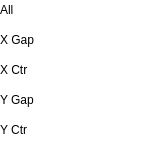
<?xml version="1.0" encoding="UTF-8"?>
<ui version="4.0">
 <class>Form</class>
 <widget class="QWidget" name="Form">
  <property name="geometry">
   <rect>
    <x>0</x>
    <y>0</y>
    <width>141</width>
    <height>142</height>
   </rect>
  </property>
  <property name="sizePolicy">
   <sizepolicy hsizetype="Ignored" vsizetype="Ignored">
    <horstretch>0</horstretch>
    <verstretch>0</verstretch>
   </sizepolicy>
  </property>
  <property name="windowTitle">
   <string>Slit status</string>
  </property>
  <property name="styleSheet">
   <string notr="true">background-color: rgb(255, 255, 255);</string>
  </property>
  <layout class="QVBoxLayout" name="verticalLayout">
   <property name="spacing">
    <number>0</number>
   </property>
   <property name="leftMargin">
    <number>0</number>
   </property>
   <property name="topMargin">
    <number>0</number>
   </property>
   <property name="rightMargin">
    <number>0</number>
   </property>
   <property name="bottomMargin">
    <number>0</number>
   </property>
   <item>
    <widget class="QFrame" name="frame">
     <property name="sizePolicy">
      <sizepolicy hsizetype="Fixed" vsizetype="Fixed">
       <horstretch>0</horstretch>
       <verstretch>0</verstretch>
      </sizepolicy>
     </property>
     <property name="minimumSize">
      <size>
       <width>141</width>
       <height>141</height>
      </size>
     </property>
     <property name="frameShape">
      <enum>QFrame::Box</enum>
     </property>
     <property name="frameShadow">
      <enum>QFrame::Plain</enum>
     </property>
     <property name="lineWidth">
      <number>0</number>
     </property>
     <widget class="QLabel" name="label_10">
      <property name="geometry">
       <rect>
        <x>0</x>
        <y>30</y>
        <width>41</width>
        <height>20</height>
       </rect>
      </property>
      <property name="text">
       <string>X Gap</string>
      </property>
      <property name="alignment">
       <set>Qt::AlignLeading|Qt::AlignLeft|Qt::AlignVCenter</set>
      </property>
     </widget>
     <widget class="QELabel" name="qelabel_15">
      <property name="geometry">
       <rect>
        <x>40</x>
        <y>0</y>
        <width>71</width>
        <height>20</height>
       </rect>
      </property>
      <property name="alignment">
       <set>Qt::AlignRight|Qt::AlignTrailing|Qt::AlignVCenter</set>
      </property>
      <property name="variable" stdset="0">
       <string>$(SLIT)IN_POSITION</string>
      </property>
      <property name="notation" stdset="0">
       <enum>QELabel::Scientific</enum>
      </property>
     </widget>
     <widget class="QESimpleShape" name="qesimpleshape_27">
      <property name="geometry">
       <rect>
        <x>120</x>
        <y>0</y>
        <width>21</width>
        <height>21</height>
       </rect>
      </property>
      <property name="colour0" stdset="0">
       <color>
        <red>255</red>
        <green>0</green>
        <blue>0</blue>
       </color>
      </property>
      <property name="colour1" stdset="0">
       <color>
        <red>0</red>
        <green>255</green>
        <blue>0</blue>
       </color>
      </property>
      <property name="variable" stdset="0">
       <string>$(SLIT)IN_POSITION</string>
      </property>
      <property name="displayAlarmStateOption" stdset="0">
       <enum>QESimpleShape::Never</enum>
      </property>
     </widget>
     <widget class="QELabel" name="qelabel_21">
      <property name="geometry">
       <rect>
        <x>40</x>
        <y>30</y>
        <width>71</width>
        <height>20</height>
       </rect>
      </property>
      <property name="alignment">
       <set>Qt::AlignRight|Qt::AlignTrailing|Qt::AlignVCenter</set>
      </property>
      <property name="variable" stdset="0">
       <string>$(SLIT)X_GAP_STATUS</string>
      </property>
      <property name="notation" stdset="0">
       <enum>QELabel::Scientific</enum>
      </property>
     </widget>
     <widget class="QESimpleShape" name="qesimpleshape_28">
      <property name="geometry">
       <rect>
        <x>120</x>
        <y>30</y>
        <width>21</width>
        <height>21</height>
       </rect>
      </property>
      <property name="colour0" stdset="0">
       <color>
        <red>255</red>
        <green>0</green>
        <blue>0</blue>
       </color>
      </property>
      <property name="colour1" stdset="0">
       <color>
        <red>0</red>
        <green>255</green>
        <blue>0</blue>
       </color>
      </property>
      <property name="variable" stdset="0">
       <string>$(SLIT)X_GAP_STATUS</string>
      </property>
      <property name="displayAlarmStateOption" stdset="0">
       <enum>QESimpleShape::Never</enum>
      </property>
     </widget>
     <widget class="QLabel" name="label_11">
      <property name="geometry">
       <rect>
        <x>0</x>
        <y>0</y>
        <width>41</width>
        <height>20</height>
       </rect>
      </property>
      <property name="text">
       <string>All</string>
      </property>
      <property name="alignment">
       <set>Qt::AlignLeading|Qt::AlignLeft|Qt::AlignVCenter</set>
      </property>
     </widget>
     <widget class="QLabel" name="label_12">
      <property name="geometry">
       <rect>
        <x>0</x>
        <y>60</y>
        <width>41</width>
        <height>20</height>
       </rect>
      </property>
      <property name="text">
       <string>X Ctr</string>
      </property>
      <property name="alignment">
       <set>Qt::AlignLeading|Qt::AlignLeft|Qt::AlignVCenter</set>
      </property>
     </widget>
     <widget class="QELabel" name="qelabel_22">
      <property name="geometry">
       <rect>
        <x>40</x>
        <y>60</y>
        <width>71</width>
        <height>20</height>
       </rect>
      </property>
      <property name="alignment">
       <set>Qt::AlignRight|Qt::AlignTrailing|Qt::AlignVCenter</set>
      </property>
      <property name="variable" stdset="0">
       <string>$(SLIT)X_CENTRE_STATUS</string>
      </property>
      <property name="notation" stdset="0">
       <enum>QELabel::Scientific</enum>
      </property>
     </widget>
     <widget class="QESimpleShape" name="qesimpleshape_29">
      <property name="geometry">
       <rect>
        <x>120</x>
        <y>60</y>
        <width>21</width>
        <height>21</height>
       </rect>
      </property>
      <property name="colour0" stdset="0">
       <color>
        <red>255</red>
        <green>0</green>
        <blue>0</blue>
       </color>
      </property>
      <property name="colour1" stdset="0">
       <color>
        <red>0</red>
        <green>255</green>
        <blue>0</blue>
       </color>
      </property>
      <property name="variable" stdset="0">
       <string>$(SLIT)X_CENTRE_STATUS</string>
      </property>
      <property name="displayAlarmStateOption" stdset="0">
       <enum>QESimpleShape::Never</enum>
      </property>
     </widget>
     <widget class="QESimpleShape" name="qesimpleshape_30">
      <property name="geometry">
       <rect>
        <x>120</x>
        <y>90</y>
        <width>21</width>
        <height>21</height>
       </rect>
      </property>
      <property name="colour0" stdset="0">
       <color>
        <red>255</red>
        <green>0</green>
        <blue>0</blue>
       </color>
      </property>
      <property name="colour1" stdset="0">
       <color>
        <red>0</red>
        <green>255</green>
        <blue>0</blue>
       </color>
      </property>
      <property name="variable" stdset="0">
       <string>$(SLIT)Y_GAP_STATUS</string>
      </property>
      <property name="displayAlarmStateOption" stdset="0">
       <enum>QESimpleShape::Never</enum>
      </property>
     </widget>
     <widget class="QESimpleShape" name="qesimpleshape_31">
      <property name="geometry">
       <rect>
        <x>120</x>
        <y>120</y>
        <width>21</width>
        <height>21</height>
       </rect>
      </property>
      <property name="colour0" stdset="0">
       <color>
        <red>255</red>
        <green>0</green>
        <blue>0</blue>
       </color>
      </property>
      <property name="colour1" stdset="0">
       <color>
        <red>0</red>
        <green>255</green>
        <blue>0</blue>
       </color>
      </property>
      <property name="variable" stdset="0">
       <string>$(SLIT)Y_CENTRE_STATUS</string>
      </property>
      <property name="displayAlarmStateOption" stdset="0">
       <enum>QESimpleShape::Never</enum>
      </property>
     </widget>
     <widget class="QELabel" name="qelabel_23">
      <property name="geometry">
       <rect>
        <x>40</x>
        <y>90</y>
        <width>71</width>
        <height>20</height>
       </rect>
      </property>
      <property name="alignment">
       <set>Qt::AlignRight|Qt::AlignTrailing|Qt::AlignVCenter</set>
      </property>
      <property name="variable" stdset="0">
       <string>$(SLIT)Y_GAP_STATUS</string>
      </property>
      <property name="notation" stdset="0">
       <enum>QELabel::Scientific</enum>
      </property>
     </widget>
     <widget class="QELabel" name="qelabel_24">
      <property name="geometry">
       <rect>
        <x>40</x>
        <y>120</y>
        <width>71</width>
        <height>20</height>
       </rect>
      </property>
      <property name="alignment">
       <set>Qt::AlignRight|Qt::AlignTrailing|Qt::AlignVCenter</set>
      </property>
      <property name="variable" stdset="0">
       <string>$(SLIT)Y_CENTRE_STATUS</string>
      </property>
      <property name="notation" stdset="0">
       <enum>QELabel::Scientific</enum>
      </property>
     </widget>
     <widget class="QLabel" name="label_13">
      <property name="geometry">
       <rect>
        <x>0</x>
        <y>90</y>
        <width>41</width>
        <height>20</height>
       </rect>
      </property>
      <property name="text">
       <string>Y Gap</string>
      </property>
      <property name="alignment">
       <set>Qt::AlignLeading|Qt::AlignLeft|Qt::AlignVCenter</set>
      </property>
     </widget>
     <widget class="QLabel" name="label_14">
      <property name="geometry">
       <rect>
        <x>0</x>
        <y>120</y>
        <width>41</width>
        <height>20</height>
       </rect>
      </property>
      <property name="text">
       <string>Y Ctr</string>
      </property>
      <property name="alignment">
       <set>Qt::AlignLeading|Qt::AlignLeft|Qt::AlignVCenter</set>
      </property>
     </widget>
    </widget>
   </item>
  </layout>
 </widget>
 <customwidgets>
  <customwidget>
   <class>QELabel</class>
   <extends>QLabel</extends>
   <header>QELabel.h</header>
  </customwidget>
  <customwidget>
   <class>QESimpleShape</class>
   <extends>QSimpleShape</extends>
   <header>QESimpleShape.h</header>
  </customwidget>
  <customwidget>
   <class>QSimpleShape</class>
   <extends>QWidget</extends>
   <header>QSimpleShape.h</header>
  </customwidget>
 </customwidgets>
 <resources/>
 <connections/>
</ui>
